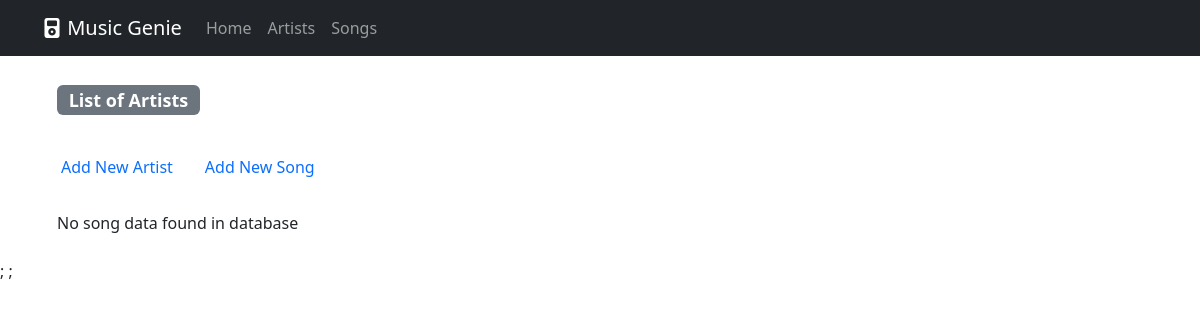
/songs, run on an earlier commit of the app's database.
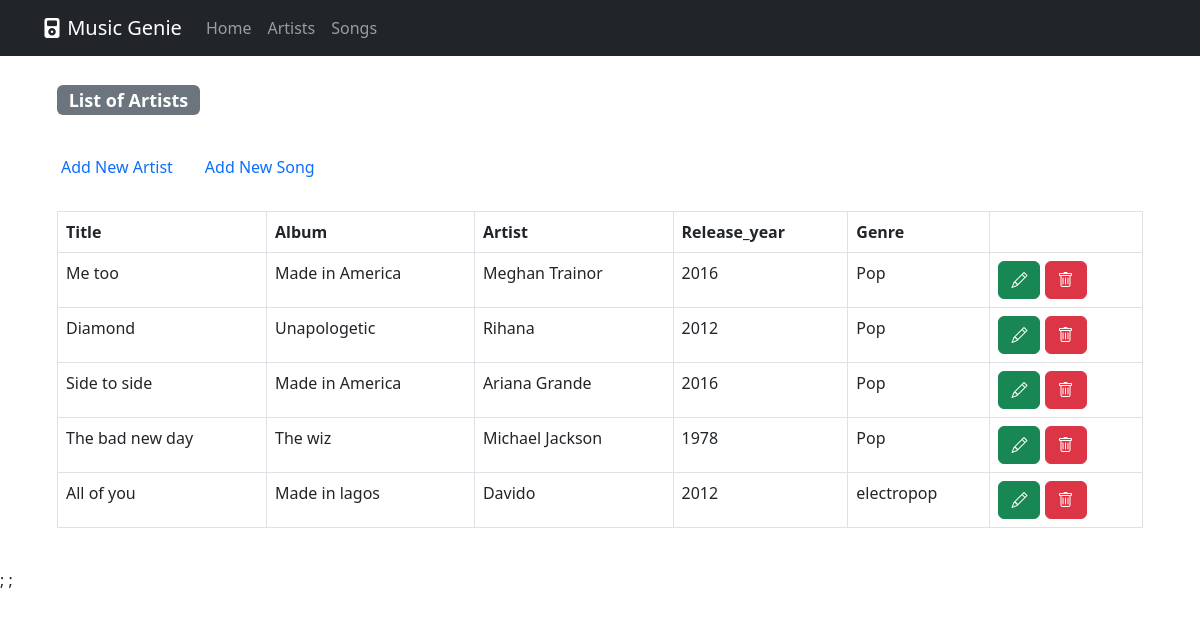
And on a later commit of the database.
### musicapp/models.py (models this page shows, shortened)
class Song(models.Model):
    id = models.AutoField(primary_key=True)
    genre = models.CharField(max_length=60)
    title = models.CharField(max_length=100)
    release_year = models.IntegerField(null=True)
    album = models.CharField(max_length=80, null=True)
    artist = models.ForeignKey(Artist, on_delete=models.CASCADE)
    class Meta:
        verbose_name = "Song"
        verbose_name_plural = "Songs"

class Artist(models.Model):
    id = models.AutoField(primary_key=True)
    name = models.CharField('',max_length=100, null=False)
    age = models.IntegerField('',null=True)
    nationality = models.CharField('',max_length=200)
    website = models.CharField('',max_length=100)
    label = models.CharField('',max_length=200)
    def __str__(self):
        return self.name
    class Meta:
        verbose_name = 'Artist'
        verbose_name_plural = 'Artists'

### musicapp/views.py (the view)
# urls.py: path('songs', SongListView.as_view(),name='songs')
class SongListView(ListView):
  model= Song
  context_object_name= 'songs'
  template_name= 'list_song.html'

### musicapp/templates/list_song.html (shortened to what this page needs)
{% extends '_base.html' %}
{% block content %}
<div class="row">
<h4> <span class="badge bg-secondary">List of Artists</span></h4>
<ul class="nav nav-pills">
<li class="nav-item">
<a class="nav-link" aria-current="page" href="{% url 'add_artist' %}"> Add New Artist</a>
</li>
<li class="nav-item">
<a class="nav-link" href="{% url 'add_song' %}">Add New Song</a>
</li>
</ul>
<div>
{% if songs %}
<table class="table table-bordered striped table-hover">
<thead>
<tr>
<th scope="col">Title</th>
<th scope="col">Album</th>
<th scope="col">Artist</th>
<th scope="col">Release_year</th>
<th scope="col">Genre</th>
<th scope="col"></th>
</tr>
</thead>
<tbody>
{% for song in songs %}
<tr>
<td>{{song.title}}</td>
<td>{{song.album}}</td>
<td>{{song.artist}}</td>
<td>{{song.release_year}}</td>
<td>{{song.genre}}</td>
<td>
<a href="song-details/{{song.id}}" class="btn btn btn-success" type="button"><i class="bi bi-pencil"></i></a>
<a href="song-delete/{{song.id}}" class="btn btn btn-danger" data-bs-toggle="modal" data-bs-target="#exampleModal" type="button"><i class="bi bi-trash"></i></a>
</td>
</tr>
{% endfor %}
</tbody>
</table>
{% else %}
No song data found in database
{% endif %}
</div>
</div>
{% endblock content %}

### musicapp/templates/_base.html (shortened to what this page needs)
{% load static %}
<!DOCTYPE html>
<html>
<head>
    <link rel="stylesheet" href="https://cdn.jsdelivr.net/npm/bootstrap@5.2.2/dist/css/bootstrap.min.css">
    <link rel="stylesheet" href="https://cdn.jsdelivr.net/npm/bootstrap-icons@1.9.1/font/bootstrap-icons.css">
</head>
<body class="d-flex flex-column h-100">
    <main class="container">
        <header>
            <nav class="navbar navbar-expand-md navbar-dark fixed-top bg-dark">
                <div class="container">
                    <a class="navbar-brand" href="/"><i class="bi bi-music-player-fill"></i> <span>Music
                            Genie</span></a>
                    <div class="collapse navbar-collapse" id="navbarCollapse">
                        <ul class="navbar-nav me-auto mb-2 mb-md-0">
                            <li class="nav-item">
                                <a class="nav-link" href="{% url 'home' %}">Home</a>
                            </li>
                            <li class="nav-item">
                                <a class="nav-link" href="{% url 'artists' %}">Artists</a>
                            </li>
                            <li class="nav-item">
                                <a class="nav-link" href="{% url 'songs' %}">Songs</a>
                            </li>
                        </ul>
                    </div>
                </div>
            </nav>
        </header>
        <div class="container py-4">
            {% block content %}
            {% endblock content %}
        </div>
    </main>
<script src="https://cdn.jsdelivr.net/npm/popper.js@1.16.0/dist/umd/popper.min.js"></script>;
<script src="https://cdn.jsdelivr.net/npm/bootstrap@5.2.2/dist/js/bootstrap.bundle.min.js"></script>;
</body>
</html>

### musicapp/templates/_base.html (style rules this page uses)
main.container { padding: 60px 15px 0; }

What changed in the data, as far as the page shows it:
added Song: title "Me too", album "Made in America", artist "Meghan Trainor", release_year "2016", genre "Pop"
added Song: title "Diamond", album "Unapologetic", artist "Rihana", release_year "2012", genre "Pop"
added Song: title "Side to side", album "Made in America", artist "Ariana Grande", release_year "2016", genre "Pop"
added Song: title "The bad new day", album "The wiz", artist "Michael Jackson", release_year "1978", genre "Pop"
added Song: title "All of you", album "Made in lagos", artist "Davido", release_year "2012", genre "electropop"
Also different on the page:
text no longer shown: "No song data found in database"
text now shown: "Title Album Artist Release_year Genre"
